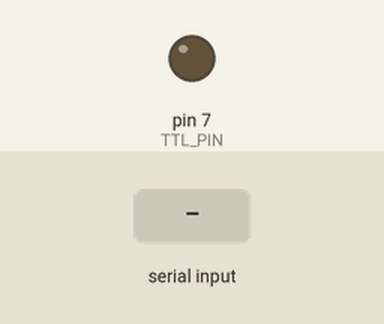
The sketch below on a simulated Arduino Leonardo, built with avr-gcc and run on an emulated ATmega32U4. Shown: output pins drawn as LEDs (lit = HIGH). The inputs (shaded band) are chosen by the test bench.

Above: at 1.2 s.
1.3 s: "x" received over Serial
Timing chart, 0 to 4.3 s (numbered marks = the images above; inputs shaded):
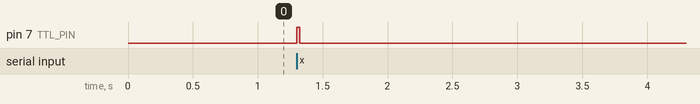

Measured:
- after the input at 1.3 s, pin 7 (TTL_PIN): LOW → HIGH at once, → LOW 0.02 s later

The sketch:

leonardo_ext_stim.ino
```cpp
// =======================
// Leonardo TTL Stimulator
// 25 ms pulse on serial trigger
// =======================

// Pin definitions
const int TTL_PIN = 7;    // TTL output
const int GND_PIN = 8;    // Ground reference

// Pulse duration (milliseconds)
const unsigned long PULSE_WIDTH_MS = 25;

// Internal state
bool pulseActive = false;
unsigned long pulseStartTime = 0;

void setup() {
  // Configure pins
  pinMode(TTL_PIN, OUTPUT);
  pinMode(GND_PIN, OUTPUT);

  digitalWrite(TTL_PIN, LOW);
  digitalWrite(GND_PIN, LOW);

  // Serial must match Python baud
  Serial.begin(9600);
}

void loop() {

  // ---------- SERIAL TRIGGER ----------
  if (Serial.available() > 0) {
    char incoming = Serial.read();

    // Match Python: ser.write(b'x')
    if (incoming == 'x' && !pulseActive) {
      digitalWrite(TTL_PIN, HIGH);
      pulseStartTime = millis();
      pulseActive = true;
    }
  }

  // ---------- PULSE TIMING ----------
  if (pulseActive) {
    if (millis() - pulseStartTime >= PULSE_WIDTH_MS) {
      digitalWrite(TTL_PIN, LOW);
      pulseActive = false;
    }
  }
}
```
